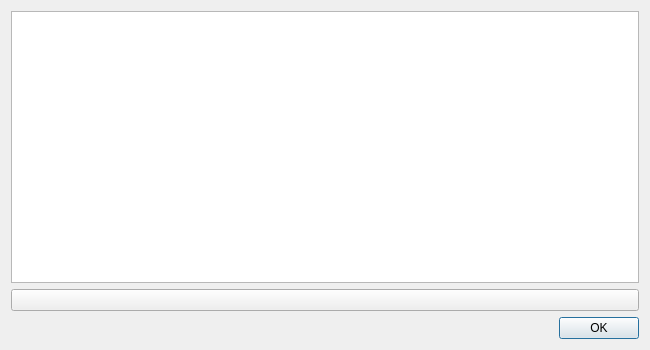
<?xml version="1.0" encoding="UTF-8"?>
<ui version="4.0">
 <class>HotkeyClass</class>
 <widget class="QDialog" name="HotkeyClass">
  <property name="geometry">
   <rect>
    <x>0</x>
    <y>0</y>
    <width>650</width>
    <height>350</height>
   </rect>
  </property>
  <property name="sizePolicy">
   <sizepolicy hsizetype="Fixed" vsizetype="Fixed">
    <horstretch>0</horstretch>
    <verstretch>0</verstretch>
   </sizepolicy>
  </property>
  <property name="minimumSize">
   <size>
    <width>400</width>
    <height>350</height>
   </size>
  </property>
  <property name="maximumSize">
   <size>
    <width>800</width>
    <height>600</height>
   </size>
  </property>
  <property name="windowTitle">
   <string>Hotkeys</string>
  </property>
  <property name="windowIcon">
   <iconset resource="res/hotkey_resources.qrc">
    <normaloff>:/preferences-desktop-keyboard-shortcuts.png</normaloff>:/preferences-desktop-keyboard-shortcuts.png</iconset>
  </property>
  <property name="locale">
   <locale language="English" country="UnitedKingdom"/>
  </property>
  <layout class="QVBoxLayout" name="verticalLayout">
   <item>
    <widget class="QTableWidget" name="entriesTable">
     <property name="sizePolicy">
      <sizepolicy hsizetype="Expanding" vsizetype="Expanding">
       <horstretch>0</horstretch>
       <verstretch>1</verstretch>
      </sizepolicy>
     </property>
     <property name="editTriggers">
      <set>QAbstractItemView::DoubleClicked</set>
     </property>
     <property name="alternatingRowColors">
      <bool>true</bool>
     </property>
     <property name="selectionMode">
      <enum>QAbstractItemView::NoSelection</enum>
     </property>
     <property name="showGrid">
      <bool>false</bool>
     </property>
     <attribute name="horizontalHeaderVisible">
      <bool>false</bool>
     </attribute>
     <attribute name="verticalHeaderVisible">
      <bool>false</bool>
     </attribute>
    </widget>
   </item>
   <item>
    <widget class="QPushButton" name="addButton">
     <property name="text">
      <string/>
     </property>
    </widget>
   </item>
   <item>
    <widget class="QDialogButtonBox" name="buttonBox">
     <property name="standardButtons">
      <set>QDialogButtonBox::Ok</set>
     </property>
    </widget>
   </item>
  </layout>
 </widget>
 <layoutdefault spacing="6" margin="11"/>
 <resources>
  <include location="res/hotkey_resources.qrc"/>
 </resources>
 <connections/>
</ui>
